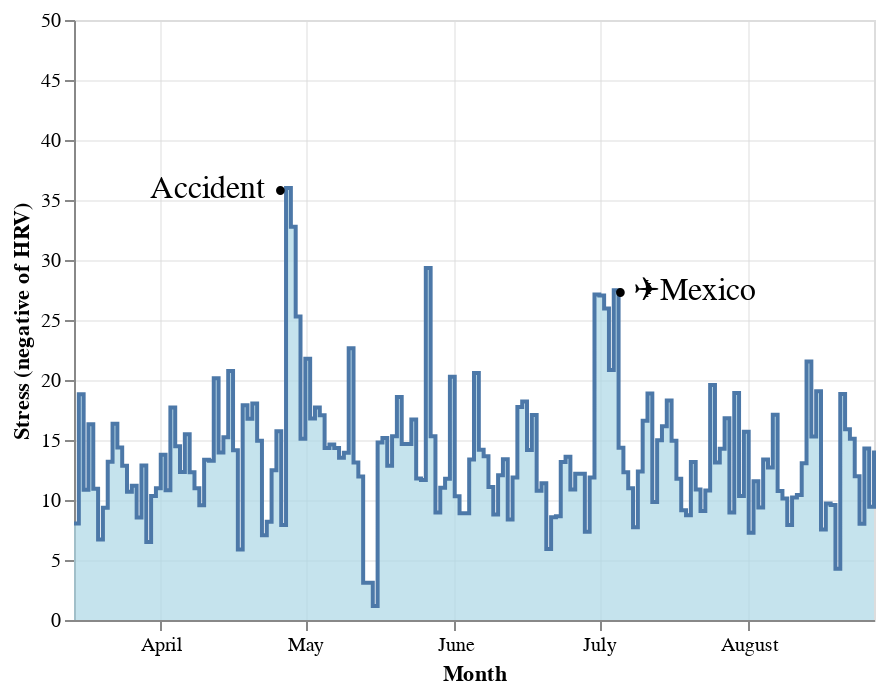

The cell this chart's notebook holds for it:
### Code cell
def clean_timeseries(df, freq='5s', agg='mean'):
    df = df.set_index(df.datetime)
    df.value = df.value.astype(float)
    if agg == 'mean':
        df = df.resample(freq).mean().reset_index()
    elif agg == 'sum':
        df = df.resample(freq).sum().reset_index()
    df = df.interpolate('pad', limit=120)
    return df

df_ = df_long[(df_long.datetime >= '2022-03-15 00:00') & (df_long.datetime <= '2022-08-28 00:00')]

df_plot = df_[df_.field == 'stress_level_value']
#df_plot = df_plot[df_plot.value >= 0]
df_plot = df_plot.set_index(df_plot.datetime)
df_plot.value = df_plot.value.astype(dtype=float)
df_plot = df_plot.resample('1d', offset='1h').mean()
df_plot = df_plot.resample('1d').mean().reset_index()
df_plot = df_plot[df_plot.value >= 0]

#df_plot = clean_timeseries(df_plot, '1d', agg='mean')

df_plot['textright'] = ''
df_plot['textleft'] = ''
df_plot.loc[df_plot.value == df_plot.value.max(), 'textright'] = 'Accident •'
df_plot.loc[df_plot.datetime == '2022-07-04', 'textleft'] = '• ✈️Mexico '

chart = alt.Chart(df_plot)
(chart.mark_area(
    color="lightblue",
    interpolate='step-after',
    line=True,
).encode(
    x=alt.X('datetime', axis=alt.Axis(title='Month')),
    y=alt.Y('value', scale=alt.Scale(domain=((0, 50))), axis=alt.Axis(title='Stress (negative of HRV)'))
) + 
 chart.mark_text(align='right', size=16).encode(x='datetime', y='value', text='textright') + 
 chart.mark_text(align='left', size=16).encode(x='datetime', y='value', text='textleft')).configure(
    background='white',
).configure_axis(gridOpacity=.5, labelColor='black')

### Figure 1 — Vega-Lite specification as saved in the notebook (floating-point values rounded to 4 significant figures; data arrays with more than 128 entries replaced by an {"elided": "..."} marker saying what was removed)
{"$schema": "https://vega.github.io/schema/vega-lite/v4.17.0.json", "config": {"axis": {"gridOpacity": 0.5, "labelColor": "black"}, "background": "white", "view": {"continuousHeight": 300, "continuousWidth": 400}}, "data": {"name": "data-411f341ad9e66a79a8ca30314bb22bf9"}, "datasets": {"data-411f341ad9e66a79a8ca30314bb22bf9": {"elided": "163 records"}}, "layer": [{"encoding": {"x": {"axis": {"title": "Month"}, "field": "datetime", "type": "temporal"}, "y": {"axis": {"title": "Stress (negative of HRV)"}, "field": "value", "scale": {"domain": [0, 50]}, "type": "quantitative"}}, "mark": {"color": "lightblue", "interpolate": "step-after", "line": true, "type": "area"}}, {"encoding": {"text": {"field": "textright", "type": "nominal"}, "x": {"field": "datetime", "type": "temporal"}, "y": {"field": "value", "type": "quantitative"}}, "mark": {"align": "right", "size": 16, "type": "text"}}, {"encoding": {"text": {"field": "textleft", "type": "nominal"}, "x": {"field": "datetime", "type": "temporal"}, "y": {"field": "value", "type": "quantitative"}}, "mark": {"align": "left", "size": 16, "type": "text"}}], "usermeta": {"embedOptions": {"theme": "fivethirtyeight"}}}
